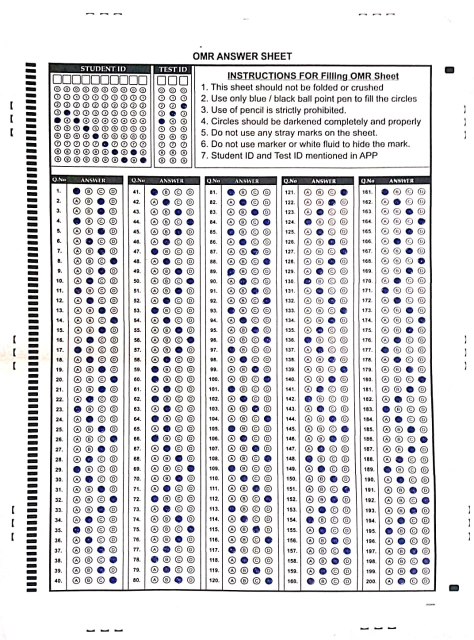
#> input picture OMR_img/11.jpg, 948 x 1280 px (shown at 1/2 size)
$ python -i utils1.py   (imports and definitions only)
#> lines starting #> are read from the running program, lines starting #| are printed output that depends on the picture; after the words box and inside, x2 and y2 are one past the last pixel; in counts of white or black regions, pixels touching at a corner belong together
#> further down, picture is the input picture: shape (1280, 948, 3); mean B, G, R 222.3, 220.7, 221.5
import cv2
import numpy as np

def biggest_contour(contours):
    biggest = np.array([])
    max_area = 0
    for contour in contours:
        area = cv2.contourArea(contour)
        if area > 1000:
            peri = cv2.arcLength(contour, True)
            approx = cv2.approxPolyDP(contour, 0.015 * peri, True)

            if area > max_area and len(approx) == 4:
                biggest = approx
                max_area = area
    return biggest

def find_paper(image):
    '''
    Find an answer sheet in the image and auto crop it
    '''
    # define readed answersheet image output size
    (max_width, max_height) = (1000, 1300)

    img_original = image.copy()

    gray = cv2.cvtColor(image, cv2.COLOR_BGR2GRAY)
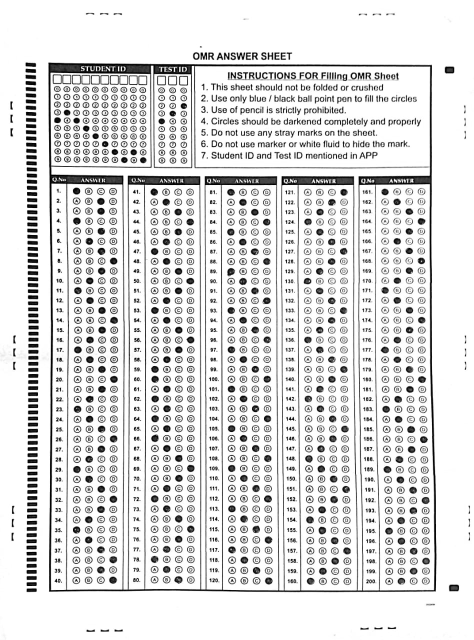
#> gray: shape (1280, 948) (shown at 1/2 size); min 0, max 255, mean 221.1
    gray = cv2.bilateralFilter(gray, 10, 75, 75)  # Add bilateral filtering to reduce noise
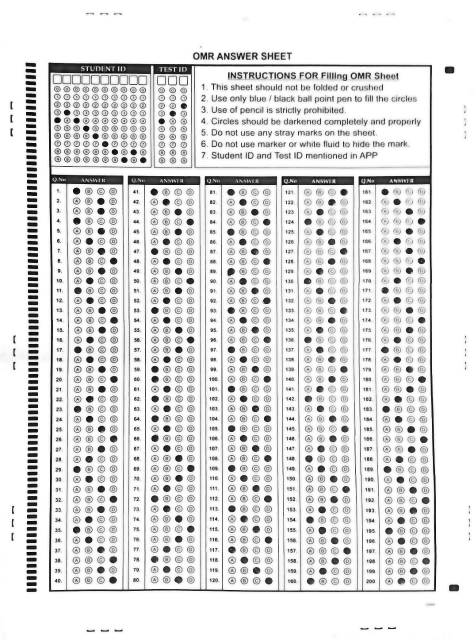
#> gray: shape (1280, 948) (shown at 1/2 size); min 8, max 255, mean 223.4
    edged = cv2.Canny(gray, 10, 20)
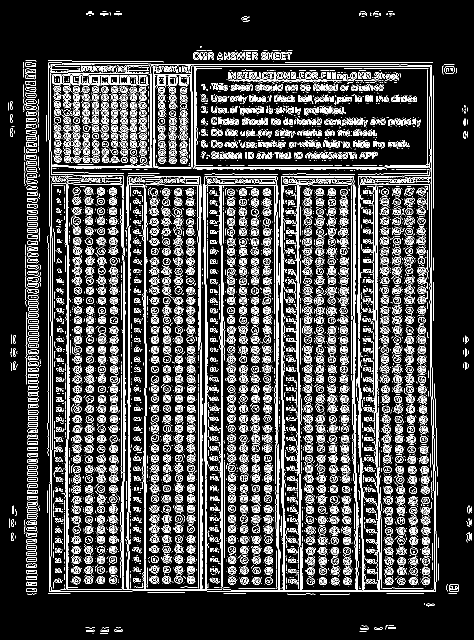
#> edged: shape (1280, 948) (shown at 1/2 size); 15.2% white in thin lines or dots

    (contours, _) = cv2.findContours(edged.copy(), cv2.RETR_TREE, cv2.CHAIN_APPROX_SIMPLE)
#> contours = 15034 contours, 11875 with area under 20; largest, box (x1, y1, x2, y2) and area: (96, 125, 873, 1184) 807634, (96, 125, 873, 1184) 807632, (100, 131, 557, 1181) 251944, (445, 352, 726, 1182) 121156, (593, 367, 714, 1182) 90248
    contours = sorted(contours, key=cv2.contourArea, reverse=True)[:10]
#> contours = 10 contours; largest, box (x1, y1, x2, y2) and area: (96, 125, 873, 1184) 807634, (96, 125, 873, 1184) 807632, (100, 131, 557, 1181) 251944, (445, 352, 726, 1182) 121156, (593, 367, 714, 1182) 90248

    biggest = biggest_contour(contours)
#> the loop in biggest_contour, `for contour in contours:` made 10 passes
#> (area, peri, biggest, max_area) on pass 1: (807634.5, 3674.3, [[97, 125], [98, 1183], [871, 1182], [863, 130]], 807634.5)
#> (area, peri, approx) on passes 2, 6, 8, 9, 10: (807632.5, 3671.9, [[98, 125], [863, 131], [870, 1182], [98, 1182]]), (89373, 1866.2, [[136, 367], [244, 370], [243, 1179], [134, 1178]]), (37043.5, 771.2, [[100, 147], [299, 148], [301, 332], [103, 331]]), (25588, 2325.6, [[576, 369], [598, 1181]]), (25072.5, 1915.5, [[286, 369], [288, 1177], [259, 1179], [257, 370]])
#> after the loop in biggest_contour, `for contour in contours:`: max_area = 807634.5
#> biggest = [[97, 125], [98, 1183], [871, 1182], [863, 130]]

    cv2.drawContours(image, [biggest], -1, (0, 255, 0), 3)
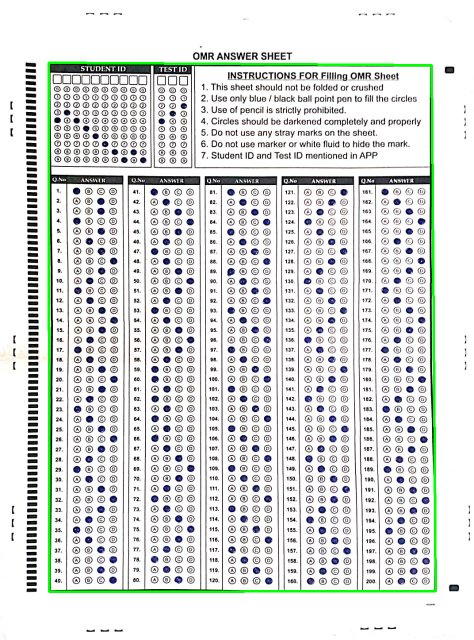
#> image: shape (1280, 948, 3) (shown at 1/2 size); 1.5% of pixels changed, all inside (x1, y1, x2, y2) = (95, 123, 874, 1186)

    # Pixel values in the original image
    points = biggest.reshape(4, 2)
#> points = [[97, 125], [98, 1183], [871, 1182], [863, 130]]
    input_points = np.zeros((4, 2), dtype="float32")

    points_sum = points.sum(axis=1)
#> points_sum = [222, 1281, 2053, 993]
    input_points[0] = points[np.argmin(points_sum)]
    input_points[3] = points[np.argmax(points_sum)]

    points_diff = np.diff(points, axis=1)
#> points_diff = [28, 1085, 311, -733]
    input_points[1] = points[np.argmin(points_diff)]
    input_points[2] = points[np.argmax(points_diff)]

    # Desired points values in the output image
    converted_points = np.float32([[0, 0], [max_width, 0], [0, max_height], [max_width, max_height]])

    # Perspective transformation
    matrix = cv2.getPerspectiveTransform(input_points, converted_points)
    img_output = cv2.warpPerspective(img_original, matrix, (max_width, max_height))
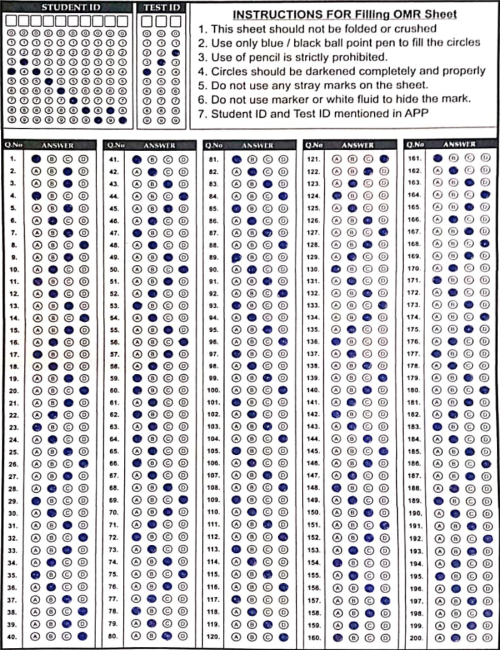
#> img_output: shape (1300, 1000, 3) (shown at 1/2 size); mean B, G, R 211.3, 208.8, 210

    return img_output


# [56 lines left out: functions read_id, get_ans, not called in this run]

>>> import cv2
>>> picture = cv2.imread('OMR_img/11.jpg')
>>> result = find_paper(picture)

$ run again, on OMR_img/13.jpg
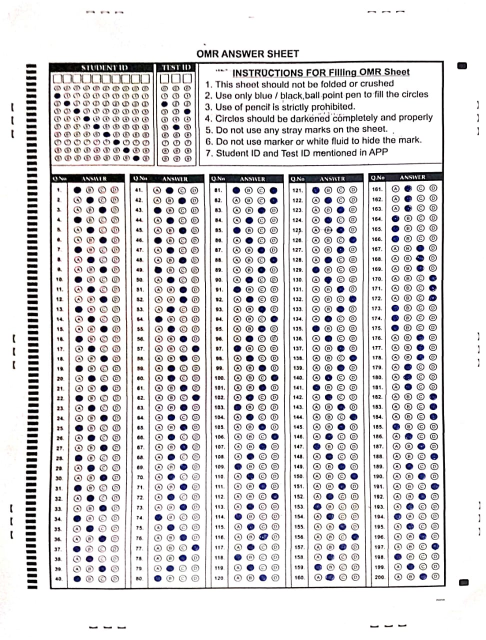
#> input picture OMR_img/13.jpg, 971 x 1280 px (shown at 1/2 size)
#> picture is the input picture: shape (1280, 971, 3); mean B, G, R 221.2, 220.1, 221.5
#> in find_paper, `edged = cv2.Canny(gray, 10, 20)`:
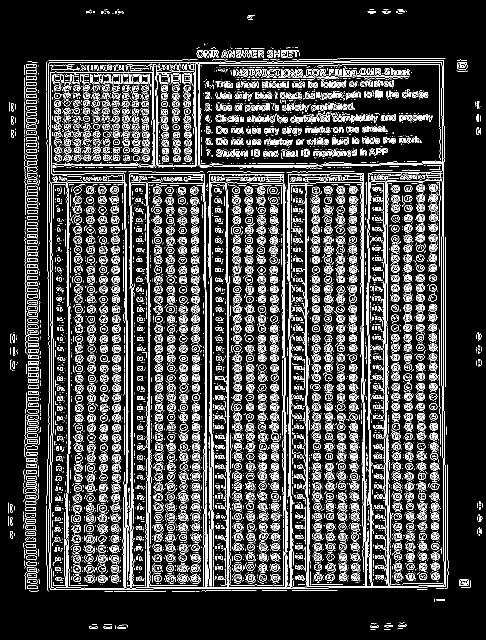
#> edged: shape (1280, 971) (shown at 1/2 size); 14.8% white in thin lines or dots
#> in find_paper, `(contours, _) = cv2.findContours(edged.copy(), cv2.RETR_TREE, cv2.CHAI..`: contours = 14988 contours, 12018 with area under 20; largest, box (x1, y1, x2, y2) and area: (97, 121, 892, 1180) 830396, (97, 121, 892, 1180) 830394, (101, 143, 584, 1177) 221306, (396, 124, 889, 1175) 219601, (259, 347, 413, 1177) 121916
#> in find_paper, `contours = sorted(contours, key=cv2.contourArea, reverse=True)[:10]`: contours = 10 contours; largest, box (x1, y1, x2, y2) and area: (97, 121, 892, 1180) 830396, (97, 121, 892, 1180) 830394, (101, 143, 584, 1177) 221306, (396, 124, 889, 1175) 219601, (259, 347, 413, 1177) 121916
#> the loop in biggest_contour, `for contour in contours:` made 10 passes
#> (area, peri, biggest, max_area) on pass 1: (830396, 3717.1, [[887, 121], [98, 125], [100, 1178], [891, 1172]], 830396)
#> after the loop in biggest_contour, `for contour in contours:`: max_area = 830396
#> in find_paper, `biggest = biggest_contour(contours)`: biggest = [[887, 121], [98, 125], [100, 1178], [891, 1172]]
#> image: shape (1280, 971, 3); 1.48% of pixels changed, all inside (x1, y1, x2, y2) = (96, 119, 894, 1181)
#> points_sum = [1008, 223, 1278, 2063]
#> points_diff = [-766, 27, 1078, 281]
#> in find_paper, `img_output = cv2.warpPerspective(img_original, matrix, (max_width, max..`:
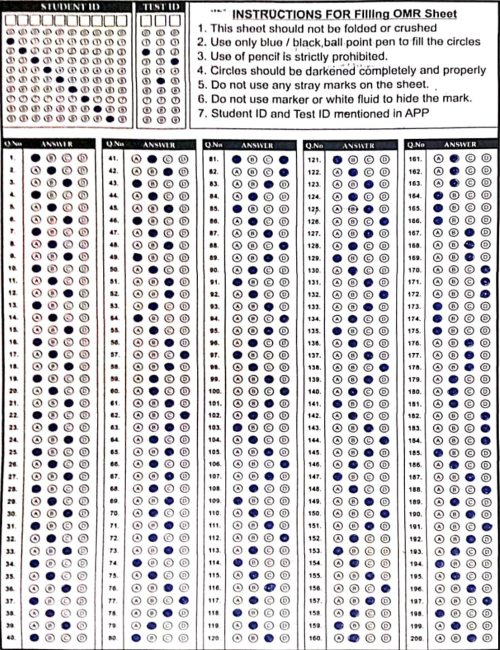
#> img_output: shape (1300, 1000, 3) (shown at 1/2 size); mean B, G, R 209.9, 208.1, 210.2
